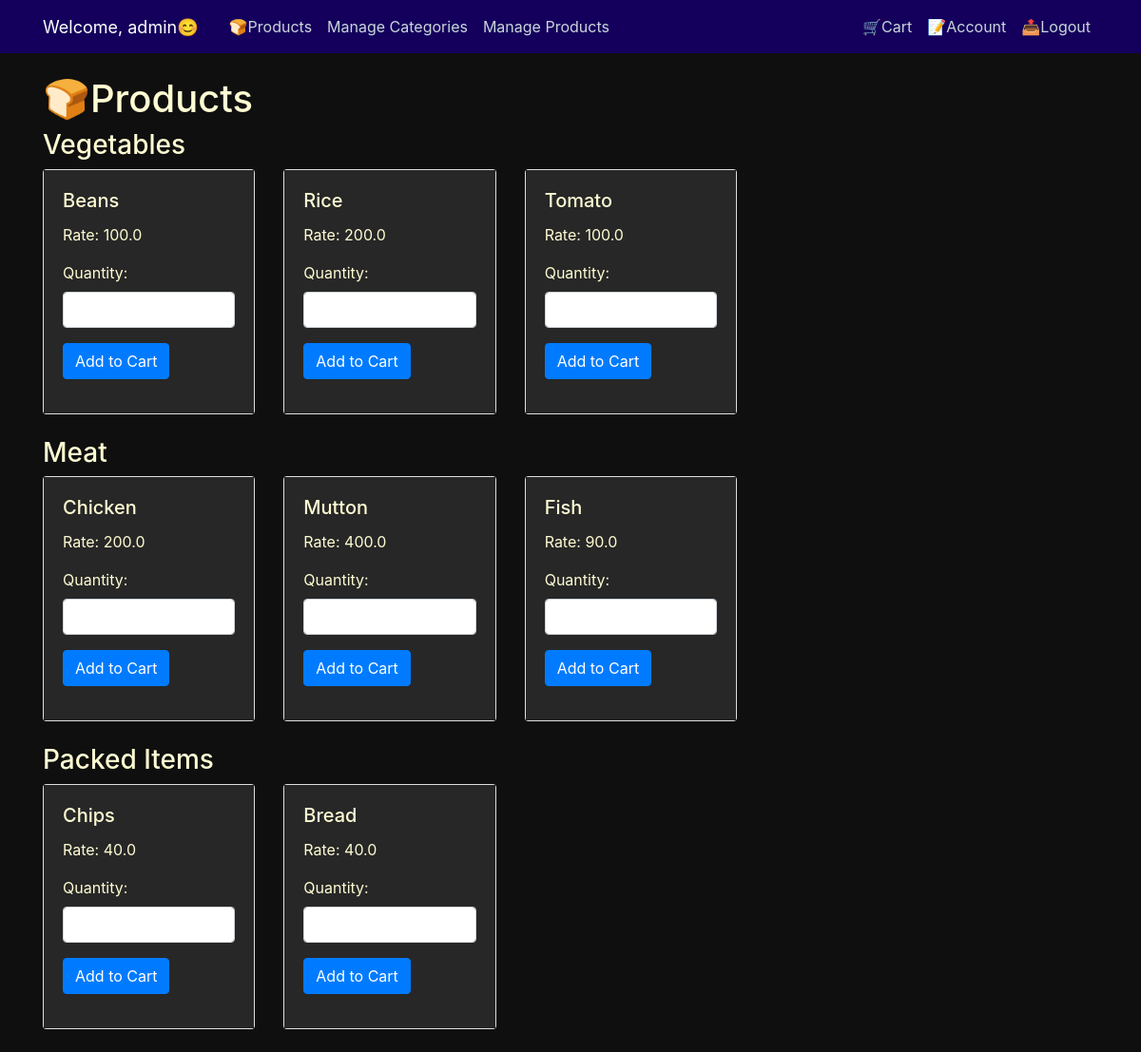
/user_products (signed in), run on the app's committed database.
### GroceryStore/models.py (models this page shows, shortened)
class User(db.Model, UserMixin):
    id = db.Column(db.Integer, primary_key=True)
    username = db.Column(db.String(20), unique=True, nullable=False)
    email = db.Column(db.String(120), unique=True, nullable=False)
    image_file = db.Column(db.String(20), nullable=False, default='default.jpg')
    password = db.Column(db.String(20), nullable=False)
    is_admin = db.Column(db.Boolean, default=False)
    purchases = db.relationship('Product', secondary=purchases, backref='buyers', lazy='dynamic')

class Category(db.Model):
    id = db.Column(db.Integer, primary_key=True)
    name = db.Column(db.String(50), unique=True, nullable=False)

class Product(db.Model):
    id = db.Column(db.Integer, primary_key=True)
    name = db.Column(db.String(100), nullable=False)
    manufacture_date = db.Column(db.DateTime, nullable=True)
    expiry_date = db.Column(db.DateTime, nullable=True)
    rate_per_unit = db.Column(db.Float, nullable=False)
    units = db.Column(db.Integer, nullable=False)
    category_id = db.Column(db.Integer, db.ForeignKey('category.id'), nullable=False)
    quantity = db.Column(db.Integer, nullable=False, default=0)

### GroceryStore/routes.py (the view, shortened to what this page needs)
@app.route("/user_products", methods=['GET', 'POST'])
@login_required
def user_products():
    categories = Category.query.all()
    products_by_category = {}
    for category in categories:
        products = Product.query.filter_by(category_id=category.id).all()
        products_by_category[category] = products
    search_form = ProductSearchForm()
    return render_template("user_products.html", products_by_category=products_by_category, search_form=search_form, title='User Products')

### GroceryStore/forms.py
class ProductSearchForm(FlaskForm):
    category = SelectField('Category', coerce=int, choices=[])
    min_price = FloatField('Min Price')
    max_price = FloatField('Max Price')
    start_date = DateField('Manufacture Date')
    end_date = DateField('Expiry Date')

### GroceryStore/models.py (called while the page is built)
@login_manager.user_loader
def load_user(user_id):
    return User.query.get(int(user_id))

### GroceryStore/templates/user_products.html
{% extends "layout.html" %}
{% block content %}
  <h1>🍞Products</h1>
  {% if products_by_category %}
    {% for category, products in products_by_category.items() %}
      <h3>{{ category.name }}</h3>
      <div class="row">
        {% if products %}
          {% for product in products %}
            <div class="col-md-4 mb-4">
              <div class="card">
                <div class="card-body">
                  <h5 class="card-title">{{ product.name }}</h5>
                  <p class="card-text">Rate: {{ product.rate_per_unit }}</p>
                  <form method="POST" action="{{ url_for('add_to_cart', product_id=product.id) }}">
                    <div class="form-group">
                      <label for="quantity">Quantity:</label>
                      <input type="number" name="quantity" class="form-control" min="1" max="{{ product.units }}" required>
                    </div>
                    {% if product.units <= 0 %}
                      <button type="button" class="btn btn-secondary" disabled>Out of Stock</button>
                    {% else %}
                      <button type="submit" class="btn btn-primary">Add to Cart</button>
                    {% endif %}
                  </form>
                </div>
              </div>
            </div>
          {% endfor %}
        {% else %}
          <div class="col-md-12">
            <p>No Products present in this Category</p>
          </div>
        {% endif %}
      </div>
    {% endfor %}
  {% else %}
    <div class="col-md-12">
      <p>No Categories Present</p>
    </div>
  {% endif %}
{% endblock %}

### GroceryStore/templates/layout.html (shortened to what this page needs)
<html>
    <head>
        <link rel="stylesheet" href="https://cdn.jsdelivr.net/npm/bootstrap@4.0.0/dist/css/bootstrap.min.css">
        <link rel="stylesheet" type="text/css" href="{{ url_for('static', filename='main.css') }}">
    </head>
    <body>
        <header class="site-header">
          <nav class="navbar navbar-expand-md navbar-dark bg-steel fixed-top">
            <div class="container">
              <a class="navbar-brand mr-4" style="color: #ffffff; font-size: 18px;">Welcome, {{ current_user.username }}😊</a>
                <div class="collapse navbar-collapse" id="navbarToggle">
                  <div class="navbar-nav mr-auto">
                      {% if current_user.is_authenticated %}
                      <a class="nav-item nav-link mx-auto" href="/user_products">🍞Products</a>
                          {% if current_user.is_admin %}
                              <a class="nav-item nav-link" href="{{ url_for('manage_categories') }}">Manage Categories</a>
                              <a class="nav-item nav-link" href="{{ url_for('manage_products') }}">Manage Products</a>
                          {% else %}
                              <a class="nav-item nav-link" href="{{ url_for('search') }}">🔍Search</a>
                          {% endif %}
                      {% endif %}
                  </div>
                  <div class="navbar-nav">
                      {% if current_user.is_authenticated %}
                          <a class="nav-item nav-link" href="{{ url_for('cart') }}">🛒Cart</a>
                          <a class="nav-item nav-link" href="{{ url_for('account') }}">📝Account</a>
                          <a class="nav-item nav-link" href="{{ url_for('logout') }}">📤Logout</a>
                      {% else %}
                          <a class="nav-item nav-link" href="{{ url_for('login') }}">Login</a>
                          <a class="nav-item nav-link" href="{{ url_for('register') }}">Register</a>
                      {% endif %}
                  </div>
              </div>
            </div>
          </nav>
        </header>
        <main role="main" class="container">
            <div class="row">
              <div class="col-md-8">
                {% block content %}{% endblock %}
              </div>
            </div>
        </main>
    </body>
</html>

### GroceryStore/static/main.css (style rules this page uses)
body { background: #0f0f0f; color: #333333; margin-top: 5rem; }
h1, h2, h3, h4, h5, h6, p { color: #fffcd3; }
.card-body { background: #272727; color: #fffcd3; }
.form-group { background: #272727; color: #fffcd3; }
.bg-steel { background-color: #0070c0; }
.site-header .navbar-nav .nav-link { color: #cbd5db; }
.navbar { background: #14005c; }

### data on the page
User: username "admin"
Category: name "Vegetables"
Product: name "Beans", rate_per_unit "100.0", units "Add to Cart"
Product: name "Rice", rate_per_unit "200.0", units "Add to Cart"
Product: name "Tomato", rate_per_unit "100.0", units "Add to Cart"
Category: name "Meat"
Product: name "Chicken", rate_per_unit "200.0", units "Add to Cart"
Product: name "Mutton", rate_per_unit "400.0", units "Add to Cart"
Product: name "Fish", rate_per_unit "90.0", units "Add to Cart"
Category: name "Packed Items"
Product: name "Chips", rate_per_unit "40.0", units "Add to Cart"
Product: name "Bread", rate_per_unit "40.0", units "Add to Cart"
